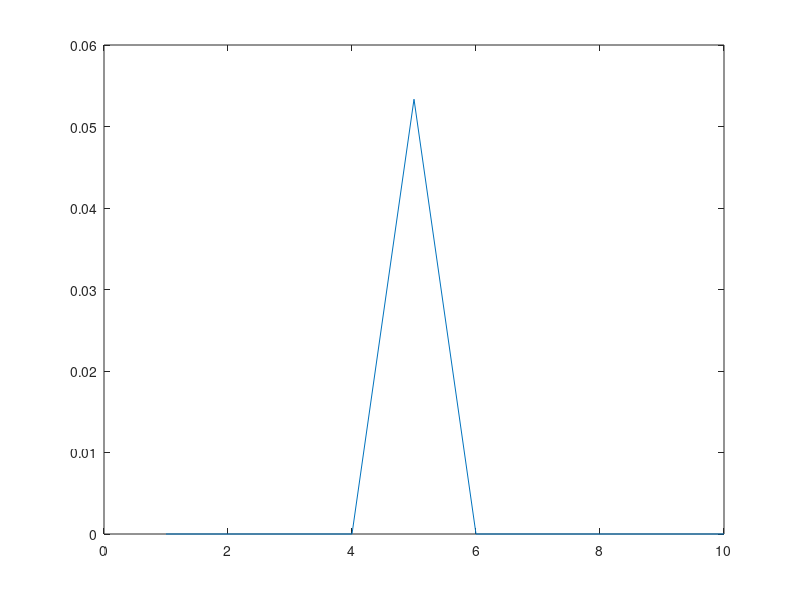

Write MATLAB code to recreate this figure.
rng(123)

k = 10;
n = 10^1;
tr = 7;
Q = rand(k);
S = Q'*Q;

[eig_vects,eig_vals] = eig(S);

temp = zeros(k);
for i = 1:k
    temp = temp + eig_vals(i,i) * eig_vects(:,i)*eig_vects(:,i)';
end

error = max(abs(S - temp));

lambdas_new = zeros(1,k);
lambdas_new(1) = k;

for i = 2:k
    lambdas_new(i) = lambdas_new(i-1)*rand;
end

S_new = zeros(k);
for i = 1:k
    S_new = S_new + lambdas_new(i) * eig_vects(:,i)*eig_vects(:,i)';
end

R = S^0.5;

X = normrnd(0,1,n,k);

X_new = R*X';


S_hat = X_new*X_new' / (n-1);
[eig_vects_hat,eig_vals_hat] = eig(S_hat);

F = eig_vects_hat'*X_new;

err = zeros(1,10);
for tr = 5
    X_super_new = eig_vects_hat(:,tr:end)*F(tr:end,:);
    temp = X_super_new - X_new;
    %err(tr) = abs(mean(temp(:)));
    err(tr) = abs(mean(temp(:)))/ abs(mean(X_new(:)));
end

plot(1:10,err)